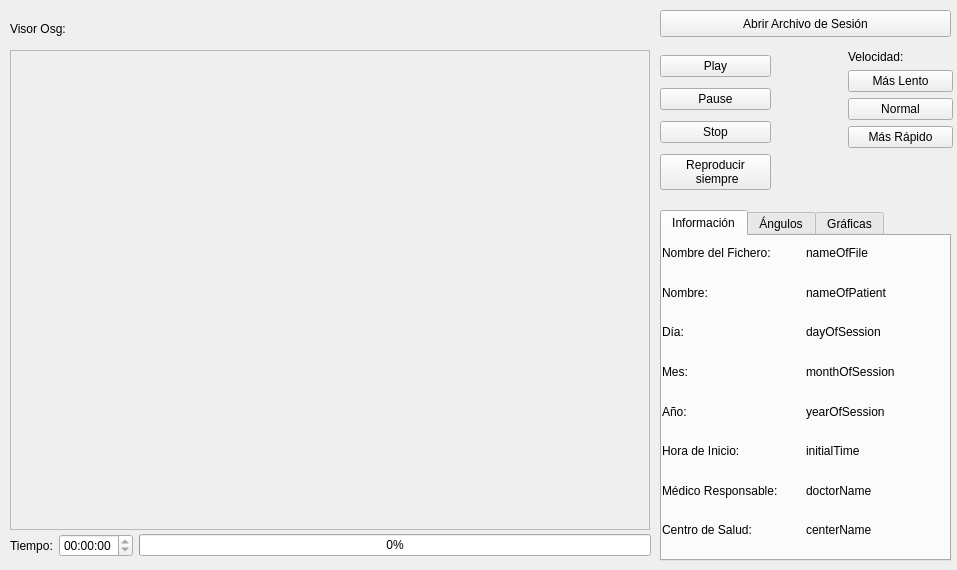
<?xml version="1.0" encoding="UTF-8"?>
<ui version="4.0">
 <class>guiDlg</class>
 <widget class="QWidget" name="guiDlg">
  <property name="geometry">
   <rect>
    <x>0</x>
    <y>0</y>
    <width>957</width>
    <height>570</height>
   </rect>
  </property>
  <property name="windowTitle">
   <string>Revisor de Sesiones de Rehabilitación</string>
  </property>
  <widget class="QFrame" name="frameOSG">
   <property name="geometry">
    <rect>
     <x>10</x>
     <y>50</y>
     <width>640</width>
     <height>480</height>
    </rect>
   </property>
   <property name="frameShape">
    <enum>QFrame::StyledPanel</enum>
   </property>
   <property name="frameShadow">
    <enum>QFrame::Raised</enum>
   </property>
  </widget>
  <widget class="QLabel" name="Visor_label">
   <property name="geometry">
    <rect>
     <x>10</x>
     <y>20</y>
     <width>641</width>
     <height>17</height>
    </rect>
   </property>
   <property name="text">
    <string>Visor Osg: </string>
   </property>
  </widget>
  <widget class="QPushButton" name="getFile_pb">
   <property name="geometry">
    <rect>
     <x>660</x>
     <y>10</y>
     <width>291</width>
     <height>27</height>
    </rect>
   </property>
   <property name="text">
    <string>Abrir Archivo de Sesión</string>
   </property>
  </widget>
  <widget class="QWidget" name="gridLayoutWidget">
   <property name="geometry">
    <rect>
     <x>660</x>
     <y>50</y>
     <width>111</width>
     <height>145</height>
    </rect>
   </property>
   <layout class="QGridLayout" name="PlayerButtons">
    <item row="2" column="0">
     <widget class="QPushButton" name="reset_pb">
      <property name="text">
       <string>Stop</string>
      </property>
     </widget>
    </item>
    <item row="1" column="0">
     <widget class="QPushButton" name="setPause_pb">
      <property name="text">
       <string>Pause</string>
      </property>
     </widget>
    </item>
    <item row="0" column="0">
     <widget class="QPushButton" name="setPlay_pb">
      <property name="text">
       <string>Play</string>
      </property>
     </widget>
    </item>
    <item row="3" column="0">
     <widget class="QPushButton" name="setLoop_pb">
      <property name="text">
       <string>Reproducir
 siempre</string>
      </property>
      <property name="checkable">
       <bool>true</bool>
      </property>
     </widget>
    </item>
   </layout>
  </widget>
  <widget class="QTabWidget" name="tabWidget">
   <property name="geometry">
    <rect>
     <x>660</x>
     <y>210</y>
     <width>291</width>
     <height>351</height>
    </rect>
   </property>
   <property name="currentIndex">
    <number>0</number>
   </property>
   <widget class="QWidget" name="tab">
    <attribute name="title">
     <string>Información</string>
    </attribute>
    <widget class="QWidget" name="gridLayoutWidget_3">
     <property name="geometry">
      <rect>
       <x>0</x>
       <y>0</y>
       <width>281</width>
       <height>311</height>
      </rect>
     </property>
     <layout class="QGridLayout" name="gridLayout_3">
      <item row="0" column="0">
       <widget class="QLabel" name="label_2">
        <property name="text">
         <string>Nombre del Fichero:</string>
        </property>
       </widget>
      </item>
      <item row="2" column="0">
       <widget class="QLabel" name="label_3">
        <property name="text">
         <string>Día:</string>
        </property>
       </widget>
      </item>
      <item row="3" column="0">
       <widget class="QLabel" name="label_4">
        <property name="text">
         <string>Mes:</string>
        </property>
       </widget>
      </item>
      <item row="4" column="0">
       <widget class="QLabel" name="label_5">
        <property name="text">
         <string>Año:</string>
        </property>
       </widget>
      </item>
      <item row="0" column="1">
       <widget class="QLabel" name="nameOfFile_label">
        <property name="text">
         <string>nameOfFile</string>
        </property>
       </widget>
      </item>
      <item row="3" column="1">
       <widget class="QLabel" name="monthOfSession_label">
        <property name="text">
         <string>monthOfSession</string>
        </property>
       </widget>
      </item>
      <item row="2" column="1">
       <widget class="QLabel" name="dayOfSession_label">
        <property name="text">
         <string>dayOfSession</string>
        </property>
       </widget>
      </item>
      <item row="4" column="1">
       <widget class="QLabel" name="yearOfSession_label">
        <property name="text">
         <string>yearOfSession</string>
        </property>
       </widget>
      </item>
      <item row="5" column="0">
       <widget class="QLabel" name="label_7">
        <property name="text">
         <string>Hora de Inicio:</string>
        </property>
       </widget>
      </item>
      <item row="5" column="1">
       <widget class="QLabel" name="initialTime_label">
        <property name="text">
         <string>initialTime</string>
        </property>
       </widget>
      </item>
      <item row="1" column="0">
       <widget class="QLabel" name="label_9">
        <property name="text">
         <string>Nombre:</string>
        </property>
       </widget>
      </item>
      <item row="1" column="1">
       <widget class="QLabel" name="nameOfPatient_label">
        <property name="text">
         <string>nameOfPatient</string>
        </property>
       </widget>
      </item>
      <item row="6" column="0">
       <widget class="QLabel" name="label_11">
        <property name="text">
         <string>Médico Responsable:</string>
        </property>
       </widget>
      </item>
      <item row="6" column="1">
       <widget class="QLabel" name="doctorName_label">
        <property name="text">
         <string>doctorName</string>
        </property>
       </widget>
      </item>
      <item row="7" column="0">
       <widget class="QLabel" name="label_13">
        <property name="text">
         <string>Centro de Salud:</string>
        </property>
       </widget>
      </item>
      <item row="7" column="1">
       <widget class="QLabel" name="nameOfCenter_label">
        <property name="text">
         <string>centerName</string>
        </property>
       </widget>
      </item>
     </layout>
    </widget>
   </widget>
   <widget class="QWidget" name="angulos_tab">
    <attribute name="title">
     <string>Ángulos</string>
    </attribute>
    <widget class="QWidget" name="gridLayoutWidget_2">
     <property name="geometry">
      <rect>
       <x>0</x>
       <y>0</y>
       <width>281</width>
       <height>315</height>
      </rect>
     </property>
     <layout class="QGridLayout" name="gridLayout">
      <item row="0" column="0">
       <widget class="QLabel" name="waist_label">
        <property name="enabled">
         <bool>false</bool>
        </property>
        <property name="text">
         <string>Cintura:</string>
        </property>
       </widget>
      </item>
      <item row="1" column="0">
       <widget class="QLabel" name="torso_label">
        <property name="enabled">
         <bool>false</bool>
        </property>
        <property name="text">
         <string>Torso:</string>
        </property>
       </widget>
      </item>
      <item row="0" column="1">
       <widget class="QLCDNumber" name="waist_x_lcd">
        <property name="enabled">
         <bool>false</bool>
        </property>
        <property name="frameShape">
         <enum>QFrame::Box</enum>
        </property>
        <property name="frameShadow">
         <enum>QFrame::Plain</enum>
        </property>
        <property name="lineWidth">
         <number>1</number>
        </property>
        <property name="midLineWidth">
         <number>0</number>
        </property>
        <property name="smallDecimalPoint">
         <bool>true</bool>
        </property>
        <property name="segmentStyle">
         <enum>QLCDNumber::Flat</enum>
        </property>
       </widget>
      </item>
      <item row="0" column="2">
       <widget class="QLCDNumber" name="waist_y_lcd">
        <property name="enabled">
         <bool>false</bool>
        </property>
        <property name="frameShape">
         <enum>QFrame::Box</enum>
        </property>
        <property name="frameShadow">
         <enum>QFrame::Plain</enum>
        </property>
        <property name="lineWidth">
         <number>1</number>
        </property>
        <property name="midLineWidth">
         <number>0</number>
        </property>
        <property name="smallDecimalPoint">
         <bool>true</bool>
        </property>
        <property name="segmentStyle">
         <enum>QLCDNumber::Flat</enum>
        </property>
       </widget>
      </item>
      <item row="2" column="0">
       <widget class="QLabel" name="neck_label">
        <property name="enabled">
         <bool>false</bool>
        </property>
        <property name="text">
         <string>Cuello:</string>
        </property>
       </widget>
      </item>
      <item row="3" column="0">
       <widget class="QLabel" name="shoulder_r_label">
        <property name="text">
         <string>Hombro (R):</string>
        </property>
       </widget>
      </item>
      <item row="4" column="0">
       <widget class="QLabel" name="shoulder_l_label">
        <property name="text">
         <string>Hombro (L):</string>
        </property>
       </widget>
      </item>
      <item row="7" column="0">
       <widget class="QLabel" name="knee_r_label">
        <property name="enabled">
         <bool>false</bool>
        </property>
        <property name="text">
         <string>Rodilla (R):</string>
        </property>
       </widget>
      </item>
      <item row="8" column="0">
       <widget class="QLabel" name="knee_l_label">
        <property name="enabled">
         <bool>false</bool>
        </property>
        <property name="text">
         <string>Rodilla (L):</string>
        </property>
       </widget>
      </item>
      <item row="9" column="0">
       <widget class="QLabel" name="hip_r_label">
        <property name="enabled">
         <bool>false</bool>
        </property>
        <property name="text">
         <string>Cadera (R):</string>
        </property>
       </widget>
      </item>
      <item row="10" column="0">
       <widget class="QLabel" name="hip_l_label">
        <property name="enabled">
         <bool>false</bool>
        </property>
        <property name="text">
         <string>Cadera (L):</string>
        </property>
       </widget>
      </item>
      <item row="0" column="3">
       <widget class="QLCDNumber" name="waist_z_lcd">
        <property name="enabled">
         <bool>false</bool>
        </property>
        <property name="frameShape">
         <enum>QFrame::Box</enum>
        </property>
        <property name="frameShadow">
         <enum>QFrame::Plain</enum>
        </property>
        <property name="lineWidth">
         <number>1</number>
        </property>
        <property name="midLineWidth">
         <number>0</number>
        </property>
        <property name="smallDecimalPoint">
         <bool>true</bool>
        </property>
        <property name="segmentStyle">
         <enum>QLCDNumber::Flat</enum>
        </property>
       </widget>
      </item>
      <item row="1" column="1">
       <widget class="QLCDNumber" name="torso_x_lcd">
        <property name="enabled">
         <bool>false</bool>
        </property>
        <property name="frameShape">
         <enum>QFrame::Box</enum>
        </property>
        <property name="frameShadow">
         <enum>QFrame::Plain</enum>
        </property>
        <property name="lineWidth">
         <number>1</number>
        </property>
        <property name="midLineWidth">
         <number>0</number>
        </property>
        <property name="smallDecimalPoint">
         <bool>true</bool>
        </property>
        <property name="segmentStyle">
         <enum>QLCDNumber::Flat</enum>
        </property>
       </widget>
      </item>
      <item row="1" column="2">
       <widget class="QLCDNumber" name="torso_y_lcd">
        <property name="enabled">
         <bool>false</bool>
        </property>
        <property name="frameShape">
         <enum>QFrame::Box</enum>
        </property>
        <property name="frameShadow">
         <enum>QFrame::Plain</enum>
        </property>
        <property name="lineWidth">
         <number>1</number>
        </property>
        <property name="midLineWidth">
         <number>0</number>
        </property>
        <property name="smallDecimalPoint">
         <bool>true</bool>
        </property>
        <property name="segmentStyle">
         <enum>QLCDNumber::Flat</enum>
        </property>
       </widget>
      </item>
      <item row="1" column="3">
       <widget class="QLCDNumber" name="torso_z_lcd">
        <property name="enabled">
         <bool>false</bool>
        </property>
        <property name="frameShape">
         <enum>QFrame::Box</enum>
        </property>
        <property name="frameShadow">
         <enum>QFrame::Plain</enum>
        </property>
        <property name="lineWidth">
         <number>1</number>
        </property>
        <property name="midLineWidth">
         <number>0</number>
        </property>
        <property name="smallDecimalPoint">
         <bool>true</bool>
        </property>
        <property name="segmentStyle">
         <enum>QLCDNumber::Flat</enum>
        </property>
       </widget>
      </item>
      <item row="2" column="1">
       <widget class="QLCDNumber" name="neck_x_lcd">
        <property name="enabled">
         <bool>false</bool>
        </property>
        <property name="frameShape">
         <enum>QFrame::Box</enum>
        </property>
        <property name="frameShadow">
         <enum>QFrame::Plain</enum>
        </property>
        <property name="lineWidth">
         <number>1</number>
        </property>
        <property name="midLineWidth">
         <number>0</number>
        </property>
        <property name="smallDecimalPoint">
         <bool>true</bool>
        </property>
        <property name="segmentStyle">
         <enum>QLCDNumber::Flat</enum>
        </property>
       </widget>
      </item>
      <item row="2" column="2">
       <widget class="QLCDNumber" name="neck_y_lcd">
        <property name="enabled">
         <bool>false</bool>
        </property>
        <property name="frameShape">
         <enum>QFrame::Box</enum>
        </property>
        <property name="frameShadow">
         <enum>QFrame::Plain</enum>
        </property>
        <property name="lineWidth">
         <number>1</number>
        </property>
        <property name="midLineWidth">
         <number>0</number>
        </property>
        <property name="smallDecimalPoint">
         <bool>true</bool>
        </property>
        <property name="segmentStyle">
         <enum>QLCDNumber::Flat</enum>
        </property>
       </widget>
      </item>
      <item row="2" column="3">
       <widget class="QLCDNumber" name="neck_z_lcd">
        <property name="enabled">
         <bool>false</bool>
        </property>
        <property name="frameShape">
         <enum>QFrame::Box</enum>
        </property>
        <property name="frameShadow">
         <enum>QFrame::Plain</enum>
        </property>
        <property name="lineWidth">
         <number>1</number>
        </property>
        <property name="midLineWidth">
         <number>0</number>
        </property>
        <property name="smallDecimalPoint">
         <bool>true</bool>
        </property>
        <property name="segmentStyle">
         <enum>QLCDNumber::Flat</enum>
        </property>
       </widget>
      </item>
      <item row="3" column="1">
       <widget class="QLCDNumber" name="shoulder_r_x_lcd">
        <property name="frameShape">
         <enum>QFrame::Box</enum>
        </property>
        <property name="frameShadow">
         <enum>QFrame::Plain</enum>
        </property>
        <property name="lineWidth">
         <number>1</number>
        </property>
        <property name="midLineWidth">
         <number>0</number>
        </property>
        <property name="smallDecimalPoint">
         <bool>true</bool>
        </property>
        <property name="segmentStyle">
         <enum>QLCDNumber::Flat</enum>
        </property>
       </widget>
      </item>
      <item row="3" column="2">
       <widget class="QLCDNumber" name="shoulder_r_y_lcd">
        <property name="frameShape">
         <enum>QFrame::Box</enum>
        </property>
        <property name="frameShadow">
         <enum>QFrame::Plain</enum>
        </property>
        <property name="lineWidth">
         <number>1</number>
        </property>
        <property name="midLineWidth">
         <number>0</number>
        </property>
        <property name="smallDecimalPoint">
         <bool>true</bool>
        </property>
        <property name="segmentStyle">
         <enum>QLCDNumber::Flat</enum>
        </property>
       </widget>
      </item>
      <item row="3" column="3">
       <widget class="QLCDNumber" name="shoulder_r_z_lcd">
        <property name="frameShape">
         <enum>QFrame::Box</enum>
        </property>
        <property name="frameShadow">
         <enum>QFrame::Plain</enum>
        </property>
        <property name="lineWidth">
         <number>1</number>
        </property>
        <property name="midLineWidth">
         <number>0</number>
        </property>
        <property name="smallDecimalPoint">
         <bool>true</bool>
        </property>
        <property name="segmentStyle">
         <enum>QLCDNumber::Flat</enum>
        </property>
       </widget>
      </item>
      <item row="4" column="1">
       <widget class="QLCDNumber" name="shoulder_l_x_lcd">
        <property name="frameShape">
         <enum>QFrame::Box</enum>
        </property>
        <property name="frameShadow">
         <enum>QFrame::Plain</enum>
        </property>
        <property name="lineWidth">
         <number>1</number>
        </property>
        <property name="midLineWidth">
         <number>0</number>
        </property>
        <property name="smallDecimalPoint">
         <bool>true</bool>
        </property>
        <property name="segmentStyle">
         <enum>QLCDNumber::Flat</enum>
        </property>
       </widget>
      </item>
      <item row="4" column="2">
       <widget class="QLCDNumber" name="shoulder_l_y_lcd">
        <property name="frameShape">
         <enum>QFrame::Box</enum>
        </property>
        <property name="frameShadow">
         <enum>QFrame::Plain</enum>
        </property>
        <property name="lineWidth">
         <number>1</number>
        </property>
        <property name="midLineWidth">
         <number>0</number>
        </property>
        <property name="smallDecimalPoint">
         <bool>true</bool>
        </property>
        <property name="segmentStyle">
         <enum>QLCDNumber::Flat</enum>
        </property>
       </widget>
      </item>
      <item row="4" column="3">
       <widget class="QLCDNumber" name="shoulder_l_z_lcd">
        <property name="frameShape">
         <enum>QFrame::Box</enum>
        </property>
        <property name="frameShadow">
         <enum>QFrame::Plain</enum>
        </property>
        <property name="lineWidth">
         <number>1</number>
        </property>
        <property name="midLineWidth">
         <number>0</number>
        </property>
        <property name="smallDecimalPoint">
         <bool>true</bool>
        </property>
        <property name="segmentStyle">
         <enum>QLCDNumber::Flat</enum>
        </property>
       </widget>
      </item>
      <item row="7" column="1">
       <widget class="QLCDNumber" name="knee_r_x_lcd">
        <property name="enabled">
         <bool>false</bool>
        </property>
        <property name="frameShape">
         <enum>QFrame::Box</enum>
        </property>
        <property name="frameShadow">
         <enum>QFrame::Plain</enum>
        </property>
        <property name="lineWidth">
         <number>1</number>
        </property>
        <property name="midLineWidth">
         <number>0</number>
        </property>
        <property name="smallDecimalPoint">
         <bool>true</bool>
        </property>
        <property name="segmentStyle">
         <enum>QLCDNumber::Flat</enum>
        </property>
       </widget>
      </item>
      <item row="7" column="2">
       <widget class="QLCDNumber" name="knee_r_y_lcd">
        <property name="enabled">
         <bool>false</bool>
        </property>
        <property name="frameShape">
         <enum>QFrame::Box</enum>
        </property>
        <property name="frameShadow">
         <enum>QFrame::Plain</enum>
        </property>
        <property name="lineWidth">
         <number>1</number>
        </property>
        <property name="midLineWidth">
         <number>0</number>
        </property>
        <property name="smallDecimalPoint">
         <bool>true</bool>
        </property>
        <property name="segmentStyle">
         <enum>QLCDNumber::Flat</enum>
        </property>
       </widget>
      </item>
      <item row="7" column="3">
       <widget class="QLCDNumber" name="knee_r_z_lcd">
        <property name="enabled">
         <bool>false</bool>
        </property>
        <property name="frameShape">
         <enum>QFrame::Box</enum>
        </property>
        <property name="frameShadow">
         <enum>QFrame::Plain</enum>
        </property>
        <property name="lineWidth">
         <number>1</number>
        </property>
        <property name="midLineWidth">
         <number>0</number>
        </property>
        <property name="smallDecimalPoint">
         <bool>true</bool>
        </property>
        <property name="segmentStyle">
         <enum>QLCDNumber::Flat</enum>
        </property>
       </widget>
      </item>
      <item row="8" column="1">
       <widget class="QLCDNumber" name="knee_l_x_lcd">
        <property name="enabled">
         <bool>false</bool>
        </property>
        <property name="frameShape">
         <enum>QFrame::Box</enum>
        </property>
        <property name="frameShadow">
         <enum>QFrame::Plain</enum>
        </property>
        <property name="lineWidth">
         <number>1</number>
        </property>
        <property name="midLineWidth">
         <number>0</number>
        </property>
        <property name="smallDecimalPoint">
         <bool>true</bool>
        </property>
        <property name="segmentStyle">
         <enum>QLCDNumber::Flat</enum>
        </property>
       </widget>
      </item>
      <item row="8" column="2">
       <widget class="QLCDNumber" name="knee_l_y_lcd">
        <property name="enabled">
         <bool>false</bool>
        </property>
        <property name="frameShape">
         <enum>QFrame::Box</enum>
        </property>
        <property name="frameShadow">
         <enum>QFrame::Plain</enum>
        </property>
        <property name="lineWidth">
         <number>1</number>
        </property>
        <property name="midLineWidth">
         <number>0</number>
        </property>
        <property name="smallDecimalPoint">
         <bool>true</bool>
        </property>
        <property name="segmentStyle">
         <enum>QLCDNumber::Flat</enum>
        </property>
       </widget>
      </item>
      <item row="8" column="3">
       <widget class="QLCDNumber" name="knee_l_z_lcd">
        <property name="enabled">
         <bool>false</bool>
        </property>
        <property name="frameShape">
         <enum>QFrame::Box</enum>
        </property>
        <property name="frameShadow">
         <enum>QFrame::Plain</enum>
        </property>
        <property name="lineWidth">
         <number>1</number>
        </property>
        <property name="midLineWidth">
         <number>0</number>
        </property>
        <property name="smallDecimalPoint">
         <bool>true</bool>
        </property>
        <property name="segmentStyle">
         <enum>QLCDNumber::Flat</enum>
        </property>
       </widget>
      </item>
      <item row="9" column="1">
       <widget class="QLCDNumber" name="hip_r_x_lcd">
        <property name="enabled">
         <bool>false</bool>
        </property>
        <property name="frameShape">
         <enum>QFrame::Box</enum>
        </property>
        <property name="frameShadow">
         <enum>QFrame::Plain</enum>
        </property>
        <property name="lineWidth">
         <number>1</number>
        </property>
        <property name="midLineWidth">
         <number>0</number>
        </property>
        <property name="smallDecimalPoint">
         <bool>true</bool>
        </property>
        <property name="segmentStyle">
         <enum>QLCDNumber::Flat</enum>
        </property>
       </widget>
      </item>
      <item row="9" column="2">
       <widget class="QLCDNumber" name="hip_r_y_lcd">
        <property name="enabled">
         <bool>false</bool>
        </property>
        <property name="frameShape">
         <enum>QFrame::Box</enum>
        </property>
        <property name="frameShadow">
         <enum>QFrame::Plain</enum>
        </property>
        <property name="lineWidth">
         <number>1</number>
        </property>
        <property name="midLineWidth">
         <number>0</number>
        </property>
        <property name="smallDecimalPoint">
         <bool>true</bool>
        </property>
        <property name="segmentStyle">
         <enum>QLCDNumber::Flat</enum>
        </property>
       </widget>
      </item>
      <item row="9" column="3">
       <widget class="QLCDNumber" name="hip_r_z_lcd">
        <property name="enabled">
         <bool>false</bool>
        </property>
        <property name="frameShape">
         <enum>QFrame::Box</enum>
        </property>
        <property name="frameShadow">
         <enum>QFrame::Plain</enum>
        </property>
        <property name="lineWidth">
         <number>1</number>
        </property>
        <property name="midLineWidth">
         <number>0</number>
        </property>
        <property name="smallDecimalPoint">
         <bool>true</bool>
        </property>
        <property name="segmentStyle">
         <enum>QLCDNumber::Flat</enum>
        </property>
       </widget>
      </item>
      <item row="10" column="1">
       <widget class="QLCDNumber" name="hip_l_x_lcd">
        <property name="enabled">
         <bool>false</bool>
        </property>
        <property name="frameShape">
         <enum>QFrame::Box</enum>
        </property>
        <property name="frameShadow">
         <enum>QFrame::Plain</enum>
        </property>
        <property name="lineWidth">
         <number>1</number>
        </property>
        <property name="midLineWidth">
         <number>0</number>
        </property>
        <property name="smallDecimalPoint">
         <bool>true</bool>
        </property>
        <property name="segmentStyle">
         <enum>QLCDNumber::Flat</enum>
        </property>
       </widget>
      </item>
      <item row="10" column="2">
       <widget class="QLCDNumber" name="hip_l_y_lcd">
        <property name="enabled">
         <bool>false</bool>
        </property>
        <property name="frameShape">
         <enum>QFrame::Box</enum>
        </property>
        <property name="frameShadow">
         <enum>QFrame::Plain</enum>
        </property>
        <property name="lineWidth">
         <number>1</number>
        </property>
        <property name="midLineWidth">
         <number>0</number>
        </property>
        <property name="smallDecimalPoint">
         <bool>true</bool>
        </property>
        <property name="segmentStyle">
         <enum>QLCDNumber::Flat</enum>
        </property>
       </widget>
      </item>
      <item row="10" column="3">
       <widget class="QLCDNumber" name="hip_l_z_lcd">
        <property name="enabled">
         <bool>false</bool>
        </property>
        <property name="frameShape">
         <enum>QFrame::Box</enum>
        </property>
        <property name="frameShadow">
         <enum>QFrame::Plain</enum>
        </property>
        <property name="lineWidth">
         <number>1</number>
        </property>
        <property name="midLineWidth">
         <number>0</number>
        </property>
        <property name="smallDecimalPoint">
         <bool>true</bool>
        </property>
        <property name="segmentStyle">
         <enum>QLCDNumber::Flat</enum>
        </property>
       </widget>
      </item>
      <item row="5" column="0">
       <widget class="QLabel" name="elbow_r_label">
        <property name="text">
         <string>Codo (R):</string>
        </property>
       </widget>
      </item>
      <item row="5" column="1">
       <widget class="QLCDNumber" name="elbow_r_x_lcd">
        <property name="frameShape">
         <enum>QFrame::Box</enum>
        </property>
        <property name="frameShadow">
         <enum>QFrame::Plain</enum>
        </property>
        <property name="lineWidth">
         <number>1</number>
        </property>
        <property name="midLineWidth">
         <number>0</number>
        </property>
        <property name="smallDecimalPoint">
         <bool>true</bool>
        </property>
        <property name="segmentStyle">
         <enum>QLCDNumber::Flat</enum>
        </property>
       </widget>
      </item>
      <item row="5" column="2">
       <widget class="QLCDNumber" name="elbow_r_y_lcd">
        <property name="frameShape">
         <enum>QFrame::Box</enum>
        </property>
        <property name="frameShadow">
         <enum>QFrame::Plain</enum>
        </property>
        <property name="lineWidth">
         <number>1</number>
        </property>
        <property name="midLineWidth">
         <number>0</number>
        </property>
        <property name="smallDecimalPoint">
         <bool>true</bool>
        </property>
        <property name="segmentStyle">
         <enum>QLCDNumber::Flat</enum>
        </property>
       </widget>
      </item>
      <item row="5" column="3">
       <widget class="QLCDNumber" name="elbow_r_z_lcd">
        <property name="frameShape">
         <enum>QFrame::Box</enum>
        </property>
        <property name="frameShadow">
         <enum>QFrame::Plain</enum>
        </property>
        <property name="lineWidth">
         <number>1</number>
        </property>
        <property name="midLineWidth">
         <number>0</number>
        </property>
        <property name="smallDecimalPoint">
         <bool>true</bool>
        </property>
        <property name="segmentStyle">
         <enum>QLCDNumber::Flat</enum>
        </property>
       </widget>
      </item>
      <item row="6" column="0">
       <widget class="QLabel" name="elbow_l_label">
        <property name="text">
         <string>Codo (L):</string>
        </property>
       </widget>
      </item>
      <item row="6" column="1">
       <widget class="QLCDNumber" name="elbow_l_x_lcd">
        <property name="frameShape">
         <enum>QFrame::Box</enum>
        </property>
        <property name="frameShadow">
         <enum>QFrame::Plain</enum>
        </property>
        <property name="lineWidth">
         <number>1</number>
        </property>
        <property name="midLineWidth">
         <number>0</number>
        </property>
        <property name="smallDecimalPoint">
         <bool>true</bool>
        </property>
        <property name="segmentStyle">
         <enum>QLCDNumber::Flat</enum>
        </property>
       </widget>
      </item>
      <item row="6" column="2">
       <widget class="QLCDNumber" name="elbow_l_y_lcd">
        <property name="frameShape">
         <enum>QFrame::Box</enum>
        </property>
        <property name="frameShadow">
         <enum>QFrame::Plain</enum>
        </property>
        <property name="lineWidth">
         <number>1</number>
        </property>
        <property name="midLineWidth">
         <number>0</number>
        </property>
        <property name="smallDecimalPoint">
         <bool>true</bool>
        </property>
        <property name="segmentStyle">
         <enum>QLCDNumber::Flat</enum>
        </property>
       </widget>
      </item>
      <item row="6" column="3">
       <widget class="QLCDNumber" name="elbow_l_z_lcd">
        <property name="frameShape">
         <enum>QFrame::Box</enum>
        </property>
        <property name="frameShadow">
         <enum>QFrame::Plain</enum>
        </property>
        <property name="lineWidth">
         <number>1</number>
        </property>
        <property name="midLineWidth">
         <number>0</number>
        </property>
        <property name="smallDecimalPoint">
         <bool>true</bool>
        </property>
        <property name="segmentStyle">
         <enum>QLCDNumber::Flat</enum>
        </property>
       </widget>
      </item>
     </layout>
    </widget>
   </widget>
   <widget class="QWidget" name="Graph">
    <attribute name="title">
     <string>Gráficas</string>
    </attribute>
    <widget class="QPushButton" name="showGraph_pb">
     <property name="geometry">
      <rect>
       <x>10</x>
       <y>10</y>
       <width>271</width>
       <height>61</height>
      </rect>
     </property>
     <property name="text">
      <string>Abrir ventana de Gráficas</string>
     </property>
    </widget>
   </widget>
  </widget>
  <widget class="QWidget" name="layoutWidget">
   <property name="geometry">
    <rect>
     <x>842</x>
     <y>50</y>
     <width>111</width>
     <height>151</height>
    </rect>
   </property>
   <layout class="QFormLayout" name="formLayout">
    <property name="fieldGrowthPolicy">
     <enum>QFormLayout::AllNonFixedFieldsGrow</enum>
    </property>
    <item row="2" column="1">
     <widget class="QPushButton" name="decreaseSpeed_pb">
      <property name="text">
       <string>Más Lento</string>
      </property>
     </widget>
    </item>
    <item row="3" column="1">
     <widget class="QPushButton" name="resetSpeed_pb">
      <property name="text">
       <string>Normal</string>
      </property>
     </widget>
    </item>
    <item row="4" column="1">
     <widget class="QPushButton" name="increaseSpeed_pb">
      <property name="text">
       <string>Más Rápido</string>
      </property>
     </widget>
    </item>
    <item row="1" column="1">
     <widget class="QLabel" name="label_6">
      <property name="text">
       <string>Velocidad:   </string>
      </property>
     </widget>
    </item>
   </layout>
  </widget>
  <widget class="QWidget" name="gridLayoutWidget_4">
   <property name="geometry">
    <rect>
     <x>10</x>
     <y>530</y>
     <width>641</width>
     <height>31</height>
    </rect>
   </property>
   <layout class="QGridLayout" name="gridLayout_2">
    <item row="0" column="0">
     <widget class="QLabel" name="label">
      <property name="text">
       <string>Tiempo:</string>
      </property>
     </widget>
    </item>
    <item row="0" column="1">
     <widget class="QTimeEdit" name="timeEdit">
      <property name="readOnly">
       <bool>true</bool>
      </property>
      <property name="displayFormat">
       <string>HH:mm:ss</string>
      </property>
      <property name="calendarPopup">
       <bool>true</bool>
      </property>
     </widget>
    </item>
    <item row="0" column="2">
     <layout class="QGridLayout" name="gridLayout_4">
      <item row="0" column="0">
       <widget class="QProgressBar" name="timeBar">
        <property name="focusPolicy">
         <enum>Qt::NoFocus</enum>
        </property>
        <property name="value">
         <number>0</number>
        </property>
       </widget>
      </item>
     </layout>
    </item>
   </layout>
  </widget>
 </widget>
 <resources/>
 <connections/>
</ui>
